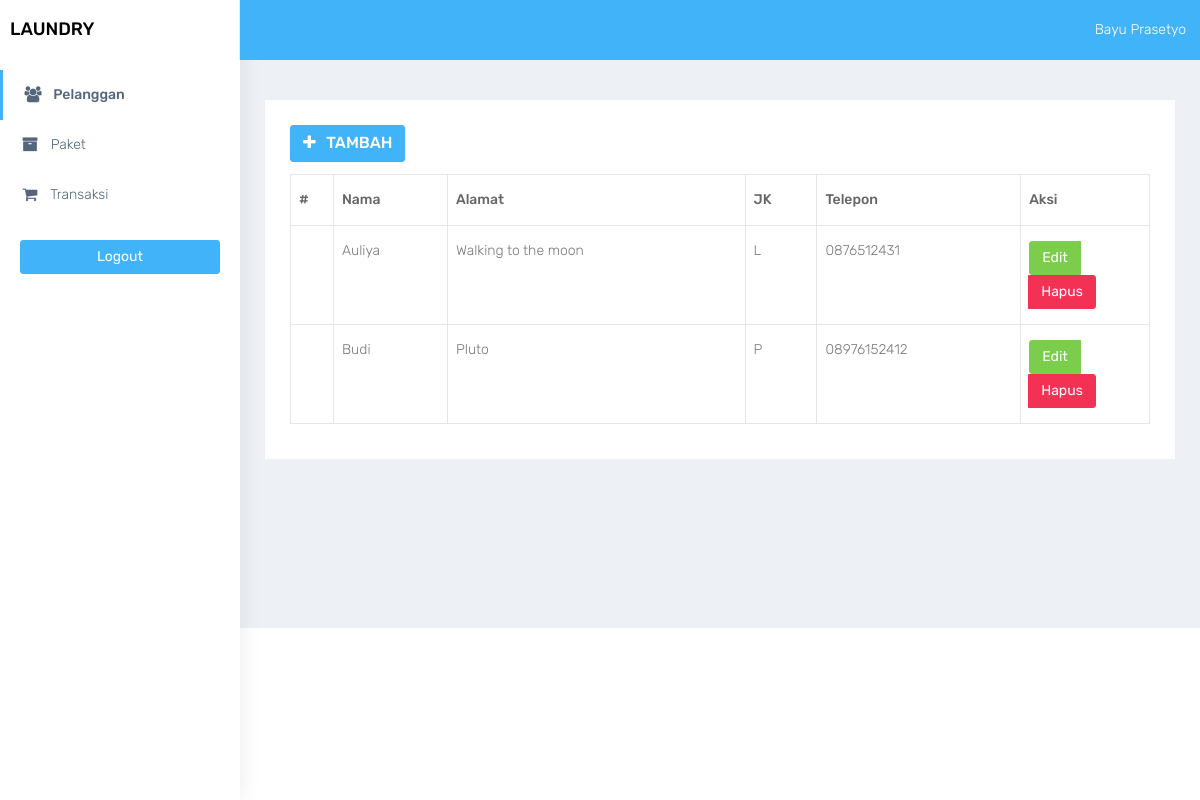
Page /pelanggan_index.php (signed in) on the committed database.
### tables this page shows
CREATE TABLE `member` (
  `id_member` int(11) NOT NULL AUTO_INCREMENT,
  `nama_member` varchar(100) DEFAULT NULL,
  `alamat_member` text DEFAULT NULL,
  `jenis_kelamin` enum('L','P') DEFAULT NULL,
  `telp_member` varchar(15) DEFAULT NULL,
  PRIMARY KEY (`id_member`)
);

### functions.php (called while the page is built, shortened)
<?php
function ambildata($conn,$query){
    $data = mysqli_query($conn,$query);
    if (mysqli_num_rows($data) > 0) {
        while($row = mysqli_fetch_assoc($data)){
        $hasil[] = $row;
    }
    return $hasil;
    }
}
?>

### pelanggan_index.php (the view, shortened to what this page needs)
<?php
require 'functions.php';
require 'layout_header.php';
$query = 'SELECT * FROM member';
$data = ambildata($conn,$query);
?>
<div class="container-fluid">
    <br>
    <br>
    <div class="row">
        <div class="col-md-12 col-lg-12 col-sm-12 col-xs-12">
            <div class="white-box">
                <div class="row">
                    <div class="col-md-6">
                        <a href="pelanggan_tambah.php" class="btn btn-info box-title"><i class="fa fa-plus fa-fw"></i> Tambah</a>
                    </div>
                </div>
                <div class="table-responsive">
                    <table class="table table-bordered thead-dark" id="table">
                        <thead class="thead-dark">
                            <tr>
                                <th width="5%">#</th>
                                <th>Nama</th>
                                <th>Alamat</th>
                                <th>JK</th>
                                <th>Telepon</th>
                                <th width="15%">Aksi</th>
                            </tr>
                        </thead>
                        <tbody>
                            <?php foreach($data as $member): ?>
                                <tr>
                                    <td></td>
                                    <td><?= $member['nama_member'] ?></td>
                                    <td><?= $member['alamat_member'] ?></td>
                                    <td><?= $member['jenis_kelamin'] ?></td>
                                    <td><?= $member['telp_member'] ?></td>
                                    <td align="center">
                                        <div class="btn-group" role="group" aria-label="Basic example">
                                          <a href="pelanggan_edit.php?id=<?= $member['id_member']; ?>" data-toggle="tooltip" data-placement="bottom" title="Edit" class="btn btn-success">Edit</a>
                                          <a href="pelanggan_hapus.php?id=<?= $member['id_member']; ?>" onclick="return confirm('Yakin hapus data ? ');" data-toggle="tooltip" data-placement="bottom" title="Hapus" class="btn btn-danger">Hapus</a>
                                        </div>
                                    </td>
                                </tr>
                            <?php endforeach; ?>
                        </tbody>
                    </table>
                </div>
            </div>
        </div>
    </div>
</div>
<?php
require 'layout_footer.php';

### assets/css/colors/default.css (style rules this page uses)
body { background: #fff; }

### rows in the picture
member: nama_member "Auliya", alamat_member "Walking to the moon", jenis_kelamin "L", telp_member "0876512431"
member: nama_member "Budi", alamat_member "Pluto", jenis_kelamin "P", telp_member "08976152412"

### other values in the picture
$_SESSION['nama_user'] "Bayu Prasetyo"
